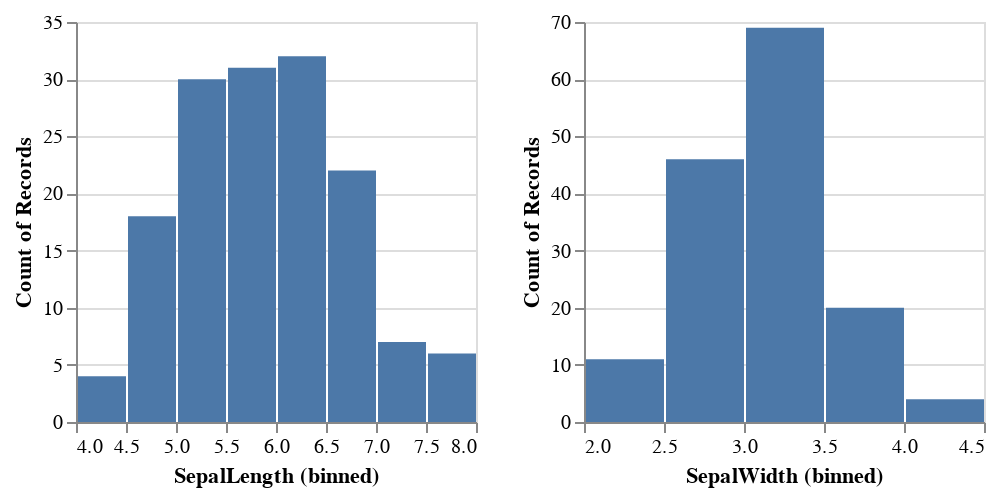

Notebook cell for this chart:
### Markdown cell above
## Create histogram for selected numeric columns in data

### Code cell
plot_histogram(df, columns = ['SepalLength', 'SepalWidth'], num_bins = 10)

### Figure 1 — Vega-Lite specification as saved in the notebook (floating-point values rounded to 4 significant figures; data arrays with more than 128 entries replaced by an {"elided": "..."} marker saying what was removed)
{"config": {"view": {"continuousWidth": 400, "continuousHeight": 300}}, "repeat": ["SepalLength", "SepalWidth"], "spec": {"data": {"name": "data-70e4353dc256ad61ea3ac8b904a2d791"}, "mark": "bar", "encoding": {"x": {"bin": {"maxbins": 10}, "field": {"repeat": "repeat"}, "type": "quantitative"}, "y": {"aggregate": "count", "type": "quantitative"}}, "height": 200, "width": 200}, "columns": 3, "$schema": "https://vega.github.io/schema/vega-lite/v4.17.0.json", "datasets": {"data-70e4353dc256ad61ea3ac8b904a2d791": {"elided": "150 records"}}}
